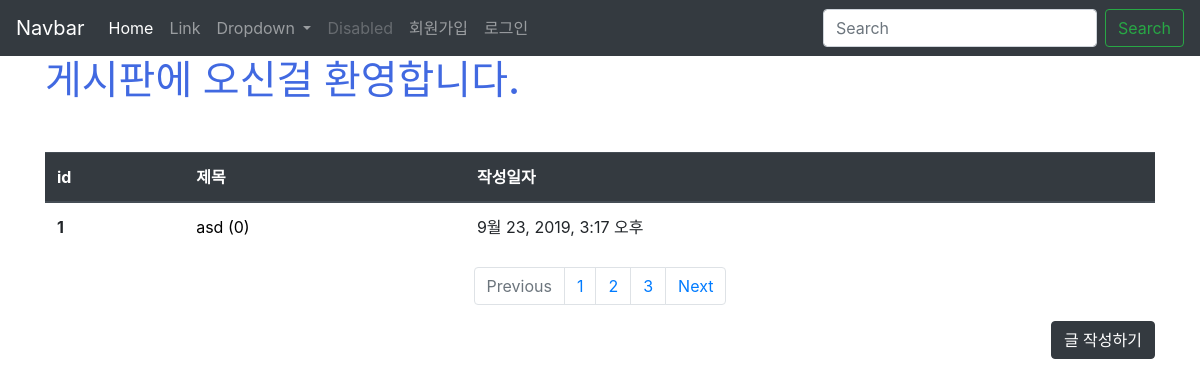
The app's page /articles/, older data.
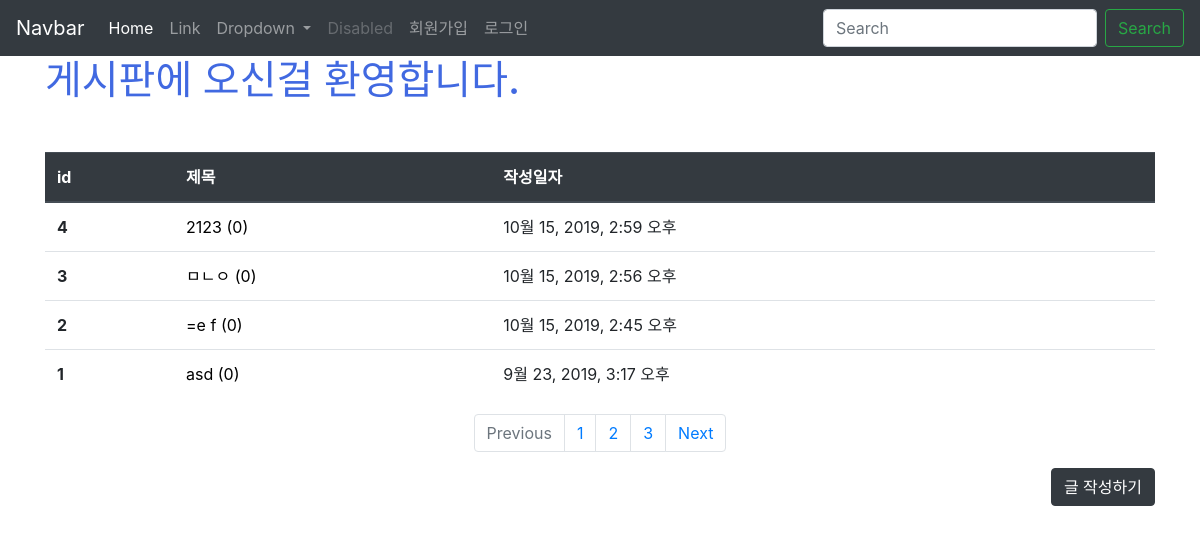
The same page, newer data.
### articles/models.py (models this page shows, shortened)
class Article(models.Model):    # models.Model 을 상속 받는 형식으로 쓴다. ~.~.get()으로 앞으로 데이터 사용하는게 여기 들어있거든
    title = models.CharField(max_length=10)  # 기사의 제목을 변수값으로 가지는데 그것은 캐릭터 필드이다. (일종의 스키마를 정의하는거야)
    content = models.TextField()
    image = models.ImageField(blank=True)
    image_thumbnail = ImageSpecField(
        processors=[ResizeToFill(300, 300)],
        format='JPEG',
        options={'quality':80},
    )
    created_at = models.DateTimeField(auto_now_add=True)
    updated_at = models.DateTimeField(auto_now=True)      # 이런식으로 다양한 필드 생성 가능. 다 쓰고나서

### articles/views.py (the view)
# urls.py: path('',views.index, name='index'),
def index(request):
    articles = Article.objects.order_by('-id') # 작성
    context = {
        'articles': articles
    }
    return render(request, 'articles/index.html', context)

### articles/templates/articles/index.html (shortened to what this page needs)
{% extends 'articles/base.html' %}
{% load static %}
{% block css %}
<link rel="stylesheet" href="{% static 'articles/style.css' %}">
{% endblock %}
{% block body %}
<h1 class="title">게시판에 오신걸 환영합니다.</h1>
<table class="table mt-5">
  <thead class="thead-dark">
    <tr>
      <th scope="col">id</th>
      <th scope="col">제목</th>
      <th scope="col">작성일자</th>
    </tr>
  </thead>
  <tbody>
    {% for article in articles %}
    <tr>
      <th scope="row">{{article.id}}</th>
      <td><a href="{% url 'articles:detail' article.pk%}" style="color:black; text-decoration: none;">{{article.title}} ({{article.comment_set.all.count}})</a></td>
      <td>{{article.created_at}}</td>
    </tr>
    {% endfor %}
  </tbody>
</table>
<nav aria-label="Page navigation example">
  <ul class="pagination justify-content-center">
    <li class="page-item disabled">
      <a class="page-link" href="#" tabindex="-1" aria-disabled="true">Previous</a>
    </li>
    <li class="page-item"><a class="page-link" href="#">1</a></li>
    <li class="page-item"><a class="page-link" href="#">2</a></li>
    <li class="page-item"><a class="page-link" href="#">3</a></li>
    <li class="page-item">
      <a class="page-link" href="#">Next</a>
    </li>
  </ul>
</nav>
<div class="d-flex justify-content-end">
    <a class="btn btn-dark " href="{% url 'articles:create' %}" role="button">글 작성하기</a>
</div>
  {% endblock %}

Row changes from the older to the newer data that the page shows:
added Article: id "4", title "2123", comment_set.all.count "0", created_at "10월 15, 2019, 2:59 오후"
added Article: id "3", title "ㅁㄴㅇ", comment_set.all.count "0", created_at "10월 15, 2019, 2:56 오후"
added Article: id "2", title "=e f", comment_set.all.count "0", created_at "10월 15, 2019, 2:45 오후"
